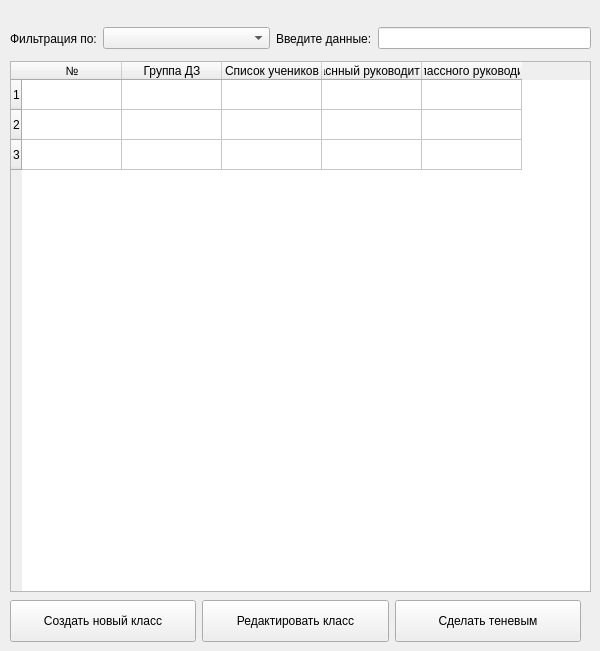
      <widget class="QWidget" name="tab_classes">
       <property name="sizePolicy">
        <sizepolicy hsizetype="Expanding" vsizetype="Expanding">
         <horstretch>0</horstretch>
         <verstretch>0</verstretch>
        </sizepolicy>
       </property>
       <attribute name="icon">
        <iconset resource="res1.qrc">
         <normaloff>:/icons/Учебные классы.png</normaloff>:/icons/Учебные классы.png</iconset>
       </attribute>
       <attribute name="title">
        <string/>
       </attribute>
       <widget class="QWidget" name="layoutWidget_2">
        <property name="geometry">
         <rect>
          <x>10</x>
          <y>20</y>
          <width>581</width>
          <height>37</height>
         </rect>
        </property>
        <layout class="QHBoxLayout" name="horizontalLayout_7">
         <item>
          <widget class="QLabel" name="classes_label_filter">
           <property name="text">
            <string>Фильтрация по:</string>
           </property>
          </widget>
         </item>
         <item>
          <widget class="QComboBox" name="classes_comboBox_filter">
           <property name="minimumSize">
            <size>
             <width>70</width>
             <height>0</height>
            </size>
           </property>
           <item>
            <property name="text">
             <string/>
            </property>
           </item>
           <item>
            <property name="text">
             <string>№</string>
            </property>
           </item>
           <item>
            <property name="text">
             <string>Группа ДЗ</string>
            </property>
           </item>
           <item>
            <property name="text">
             <string>Список студентов</string>
            </property>
           </item>
           <item>
            <property name="text">
             <string>Классный руководитель</string>
            </property>
           </item>
          </widget>
         </item>
         <item>
          <widget class="QLabel" name="classes_label_input">
           <property name="text">
            <string>Введите данные:</string>
           </property>
          </widget>
         </item>
         <item>
          <widget class="QLineEdit" name="classes_lineEdit_input"/>
         </item>
        </layout>
       </widget>
       <widget class="QTableWidget" name="classes_table">
        <property name="geometry">
         <rect>
          <x>10</x>
          <y>61</y>
          <width>581</width>
          <height>531</height>
         </rect>
        </property>
        <property name="sizeIncrement">
         <size>
          <width>0</width>
          <height>0</height>
         </size>
        </property>
        <property name="baseSize">
         <size>
          <width>0</width>
          <height>0</height>
         </size>
        </property>
        <property name="cursor" stdset="0">
         <cursorShape>ArrowCursor</cursorShape>
        </property>
        <property name="showGrid">
         <bool>true</bool>
        </property>
        <row/>
        <row/>
        <row/>
        <column>
         <property name="text">
          <string>№</string>
         </property>
        </column>
        <column>
         <property name="text">
          <string>Группа ДЗ</string>
         </property>
        </column>
        <column>
         <property name="text">
          <string>Список учеников</string>
         </property>
        </column>
        <column>
         <property name="text">
          <string>Класнный руководитель</string>
         </property>
        </column>
        <column>
         <property name="text">
          <string>Ссылка на аккаунт классного руководителя в мессенджере</string>
         </property>
        </column>
        <item row="0" column="0">
         <property name="text">
          <string/>
         </property>
        </item>
        <item row="0" column="1">
         <property name="text">
          <string/>
         </property>
        </item>
        <item row="0" column="3">
         <property name="text">
          <string/>
         </property>
        </item>
        <item row="1" column="0">
         <property name="text">
          <string/>
         </property>
        </item>
        <item row="1" column="1">
         <property name="text">
          <string/>
         </property>
        </item>
        <item row="1" column="3">
         <property name="text">
          <string/>
         </property>
        </item>
        <item row="2" column="0">
         <property name="text">
          <string/>
         </property>
        </item>
       </widget>
       <widget class="QWidget" name="layoutWidget">
        <property name="geometry">
         <rect>
          <x>10</x>
          <y>600</y>
          <width>571</width>
          <height>42</height>
         </rect>
        </property>
        <layout class="QHBoxLayout" name="horizontalLayout">
         <item>
          <widget class="QPushButton" name="classes_pushButton_add">
           <property name="sizePolicy">
            <sizepolicy hsizetype="Expanding" vsizetype="Preferred">
             <horstretch>0</horstretch>
             <verstretch>0</verstretch>
            </sizepolicy>
           </property>
           <property name="minimumSize">
            <size>
             <width>0</width>
             <height>40</height>
            </size>
           </property>
           <property name="text">
            <string>Создать новый класс</string>
           </property>
          </widget>
         </item>
         <item>
          <widget class="QPushButton" name="classes_pushButton_edit">
           <property name="sizePolicy">
            <sizepolicy hsizetype="Expanding" vsizetype="Preferred">
             <horstretch>0</horstretch>
             <verstretch>0</verstretch>
            </sizepolicy>
           </property>
           <property name="minimumSize">
            <size>
             <width>0</width>
             <height>40</height>
            </size>
           </property>
           <property name="text">
            <string>Редактировать класс</string>
           </property>
          </widget>
         </item>
         <item>
          <widget class="QPushButton" name="classes_pushButton_shadow">
           <property name="sizePolicy">
            <sizepolicy hsizetype="Expanding" vsizetype="Preferred">
             <horstretch>0</horstretch>
             <verstretch>0</verstretch>
            </sizepolicy>
           </property>
           <property name="minimumSize">
            <size>
             <width>0</width>
             <height>40</height>
            </size>
           </property>
           <property name="text">
            <string>Сделать теневым</string>
           </property>
          </widget>
         </item>
        </layout>
       </widget>
      </widget>
